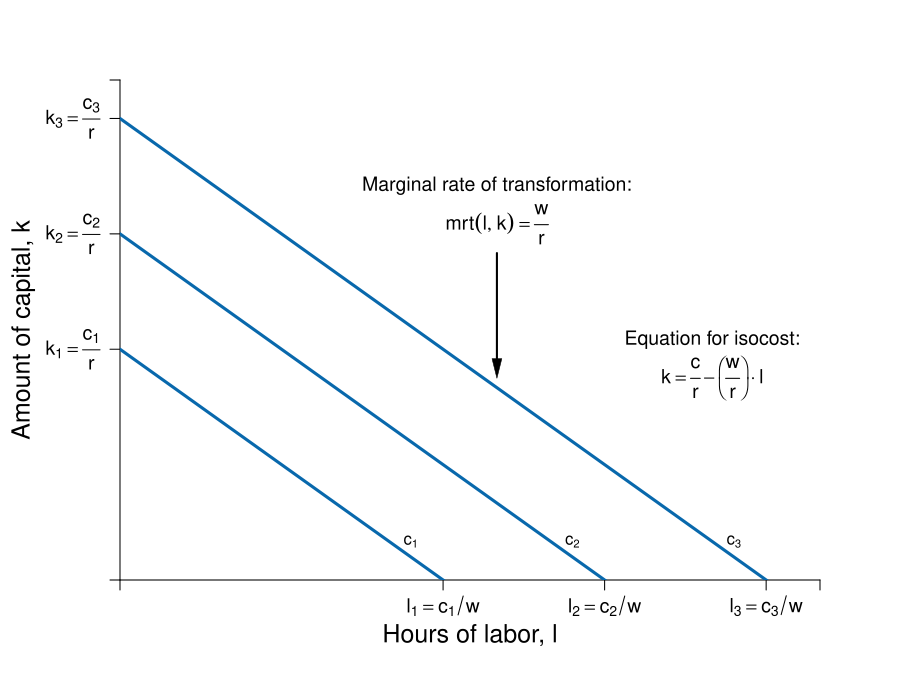

Write the R code that produced this figure.
require(shape)
pdf(file = "bfh-textbook/firmmarketsupply/isocost_map.pdf", width = 9, height = 7)

#Set parameters for graphics
axislabelsize <- 1.5
labelsize <- 1.2
graphlinewidth <- 3
segmentlinewidth <- 2

COL <- c("#7fc97f", "#beaed4", "#fdc086", "#ffff99", "#386cb0", "#f0027f", "#bf5b17", "#666666")
COLA <- c("#99d8c9","#66c2a4","#41ae76", "#238b45", "#005824")
COLB <- c("#4eb3d3", "#2b8cbe", "#0868ac","#084081")

#Edited the margins to cater for the larger LHS labels
par(mar =  c(6, 6, 4, 4))

isocost <- function(l, c = 10, w = 1, r = 1) {
  c - (w/r)*l
}


isoquant <- function(l, alpha = 0.5, x = 5) {
  (x / l^alpha)^(1/(1 - alpha))
}


xlims <- c(0, 13)
ylims <- c(0, 13)

npts <- 501 
x <- seq(xlims[1], xlims[2], length.out = npts)
y <- seq(ylims[1], ylims[2], length.out = npts) 
a <- c(13, 16.75, 19.25)

plot(0, 0, xlim = xlims, ylim = ylims, type = "n",
     xlab = expression(paste("")),
     ylab = expression(paste("")), 
     xaxt = "n", 
     yaxt = "n", 
     cex.lab = axislabelsize, 
     bty = "n",
     xaxs="i", 
     yaxs="i")

# ticksy <- seq(from = ylims[1], to = ylims[2], by = 1)
# ylabels <- seq(from = ylims[1], to = ylims[2], by = 1)
# ticksx <- seq(from = xlims[1], to = xlims[2], by = 1)
# xlabels <- seq(from = xlims[1], to = xlims[2], by = 1)
ticksy <- c(0, 6, 9, 12, ylims[2])
ylabels <- c(NA, expression(paste(k[1]==frac(c[1], r))), expression(paste(k[2]==frac(c[2], r))), expression(paste(k[3]==frac(c[3], r))), NA)
ticksx <- c(0, 6, 9, 12, xlims[2])
xlabels <- c(NA, expression(paste(l[1]==c[1]/w)), expression(paste(l[2])==c[2]/w), expression(paste(l[3]==c[3]/w)), NA)




axis(1, at = ticksx, pos = 0, labels = xlabels, cex.axis = labelsize)
axis(2, at = ticksy, pos = 0, labels = ylabels, las = 1, cex.axis = labelsize)

npts <- 500 
xx1 <- seq(xlims[1], xlims[2], length.out = npts)

#lines(xx1, bcA(xx1, w = 10, p = 1.5), col = COLB[3], lwd = graphlinewidth)
lines(xx1, isocost(xx1, c = 6, w = 1, r = 1), col = COLB[3], lwd = graphlinewidth)
lines(xx1, isocost(xx1, c = 9, w = 1, r = 1), col = COLB[3], lwd = graphlinewidth)
lines(xx1, isocost(xx1, c = 12, w = 1, r = 1), col = COLB[3], lwd = graphlinewidth)
#lines(xx1, isoquant(xx1, x = 5, alpha = 0.5), col = COLA[3], lwd = graphlinewidth)


#Label the axes
mtext(expression(paste("Hours of labor, ", l)), side=1, line = 2.5, cex = axislabelsize)
text(-1.8, 0.5*ylims[2], expression(paste("Amount of capital, ", k)), xpd = TRUE, cex = axislabelsize, srt = 90) 

#Label the isoquant curve
# text(11.25, 3.15, expression("isoquant"), cex = labelsize)
# text(11.25, 2.65, expression(paste(x == bar(x))), cex = labelsize)

#Label the price lines
text(5.4, 1, expression(paste(c[1])))
#text(8, 1.3, expression(paste(p[x] == 1)))
text(8.4, 1, expression(paste(c[2])))
#text(11.3, 3.7, expression(paste(p[x] == 0.5)))
text(11.4, 1, expression(paste(c[3])))
#text(11.3, 6.5, expression(paste(p[x] == 0.25)))

#Add the offer curve (superimposed on the indifference curves tangent to the price lines)
#xx2 <- seq(2, xlims[2], length.out = npts)
#lines(xx2, offerCurve(xx2, w = 10, rmax = 2, xmax = 12), col = COL[3], lwd = graphlinewidth)

#Annotate points on offer curve mrs = p for each of p = 1, 0.5, 0.25
#Where mrs = 2 - (1/6)*x

#Label a
# segments(2.68, 0, 2.68, isoquant(l = 2.68), lty = 2, col = "gray" , lwd = segmentlinewidth)
# segments(0, isoquant(l = 2.68) , 2.68, isoquant(l = 2.68), lty = 2, col = "gray" , lwd = segmentlinewidth)
# points(2.68, isoquant(l = 2.68), pch = 16, col = "black", cex = 1.5)
# text(2.68 + 0.25, isoquant(l = 2.68) + 0.25, expression(paste(a)), cex = labelsize)

#Label b
# segments(9.35, 0, 9.35, isoquant(9.35), lty = 2, col = "gray" , lwd = segmentlinewidth)
# segments(0, isoquant(l = 9.35) , 9.35, isoquant(l = 9.35), lty = 2, col = "gray" , lwd = segmentlinewidth)
# points(9.35, isoquant(l = 9.35), pch = 16, col = "black", cex = 1.5)
# text(9.35 + 0.25, isoquant(l = 9.35) + 0.25, expression(paste(b)), cex = labelsize)


#Label i
# segments(0, 5, 5, 5, lty = 2, col = "gray" , lwd = segmentlinewidth)
# segments(5, 0, 5, 5, lty = 2, col = "gray" , lwd = segmentlinewidth)
# points(5, 5, pch = 16, col = "black", cex = 1.5)
# text(5.25, 5.25, expression(paste(i)), cex = labelsize)

#Add mrs = mrt at i
text(7, 10.25, expression(paste("Marginal rate of transformation:")), cex = labelsize)
text(7, 9.25, expression(paste(mrt(l,k)== frac(w,r))), cex = labelsize)
Arrows(7, 8.5, 7, 5.5, col = "black", lty = 1, lwd = 2, arr.type = "triangle", arr.lwd = 0.5)


text(11, 6.25, expression(paste("Equation for isocost:")), cex = labelsize)
text(11, 5.25, expression(paste(k == frac(c,r) - bgroup("(",frac(w,r),")")%.%l)), cex = labelsize)
#Arrows(7, 8.5, 7, 5.5, col = "black", lty = 1, lwd = 2, arr.type = "triangle", arr.lwd = 0.5)



#text(9, 5.9, expression(paste(b)), cex = labelsize)
#text(10.5, 7.775, expression(paste(c)), cex = labelsize)

dev.off()
